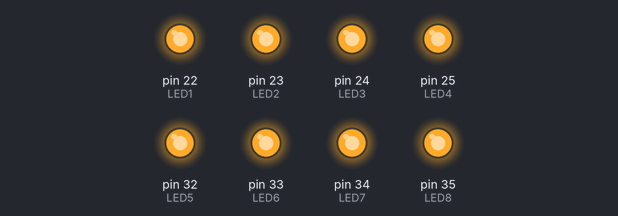
A sketch run on a simulated Arduino Mega 2560, built with avr-gcc and run on an emulated ATmega2560. Parts: output pins drawn as LEDs (lit = HIGH).

Above: at 0.5 s.
At 3.5 s:
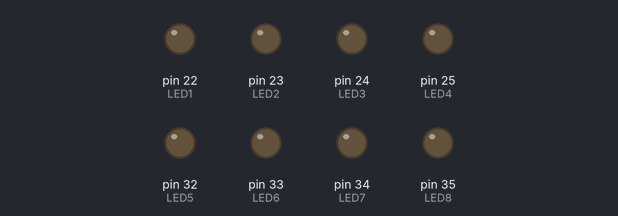
Timing chart, 0 to 4.6 s (numbered marks = the images above):
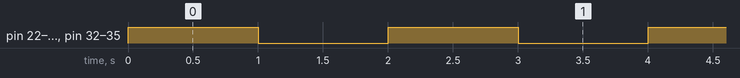

Measured:
- by itself, pin 22 (LED1), pin 23 (LED2), pin 24 (LED3), pin 25 (LED4), pin 32 (LED5), pin 33 (LED6), pin 34 (LED7), pin 35 (LED8): alternates HIGH for 1.0 s and LOW for 1.0 s

The sketch:

dynamic_leds.ino
```cpp
/*
  INNOVATOR INTERNATIONAL (PVT)LTD.
  https://www.innovator.lk/
  -------------------------------------------------------------------
  Development Platform : Dynamic 1.0
  (mobile robot development platform)
  -------------------------------------------------------------------
  LEDs Example.
  -------------------------------------------------------------------
  Hardware setup :
  PINs of the LEDs(these LEDs are already connected and mapped)

  LED 1 PIN connected to Arduino digital PIN -> 22(D22)
  LED 2 PIN connected to Arduino digital PIN -> 23(D23)
  LED 3 PIN connected to Arduino digital PIN -> 24(D24)
  LED 4 PIN connected to Arduino digital PIN -> 25(D25)
  LED 5 PIN connected to Arduino digital PIN -> 32(D32)
  LED 6 PIN connected to Arduino digital PIN -> 33(D33)
  LED 7 PIN connected to Arduino digital PIN -> 34(D34)
  LED 8 PIN connected to Arduino digital PIN -> 35(D35)
  -------------------------------------------------------------------
  23 march 2021
*/

int LED1 = 22;// the number of the Arduino PIN, that LED 1 is connected to.
int LED2 = 23;// the number of the Arduino PIN, that LED 2 is connected to.
int LED3 = 24;// the number of the Arduino PIN, that LED 3 is connected to.
int LED4 = 25;// the number of the Arduino PIN, that LED 4 is connected to.
int LED5 = 32;// the number of the Arduino PIN, that LED 5 is connected to.
int LED6 = 33;// the number of the Arduino PIN, that LED 6 is connected to.
int LED7 = 34;// the number of the Arduino PIN, that LED 7 is connected to.
int LED8 = 35;// the number of the Arduino PIN, that LED 8 is connected to.


void setup() {
  //making all LED PINs as outputs.
  pinMode(LED1, OUTPUT);
  pinMode(LED2, OUTPUT);
  pinMode(LED3, OUTPUT);
  pinMode(LED4, OUTPUT);
  pinMode(LED5, OUTPUT);
  pinMode(LED6, OUTPUT);
  pinMode(LED7, OUTPUT);
  pinMode(LED8, OUTPUT);
}

void loop() {
  digitalWrite(LED1, HIGH);
  digitalWrite(LED2, HIGH);
  digitalWrite(LED3, HIGH);
  digitalWrite(LED4, HIGH);
  digitalWrite(LED5, HIGH);
  digitalWrite(LED6, HIGH);
  digitalWrite(LED7, HIGH);
  digitalWrite(LED8, HIGH);
  delay(1000);
  digitalWrite(LED1, LOW);
  digitalWrite(LED2, LOW);
  digitalWrite(LED3, LOW);
  digitalWrite(LED4, LOW);
  digitalWrite(LED5, LOW);
  digitalWrite(LED6, LOW);
  digitalWrite(LED7, LOW);
  digitalWrite(LED8, LOW);
  delay(1000);
}
```
